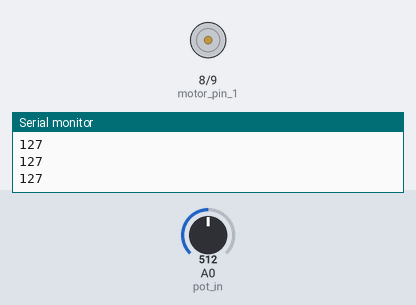
Recording of a sketch running on a simulated Arduino Uno, built with avr-gcc and run on an emulated ATmega328P. Parts: motor-driver pin pairs drawn as motors (green arrow = first pin HIGH = forward, orange = second pin HIGH = backward, longer = more drive), the last lines printed to the serial monitor. The inputs (shaded band) are chosen by the test bench; at power-on: A0 (pot_in) = 512.

Above: at 1.2 s.
1.3 s: A0 (pot_in) set to 522
At 1.6 s:
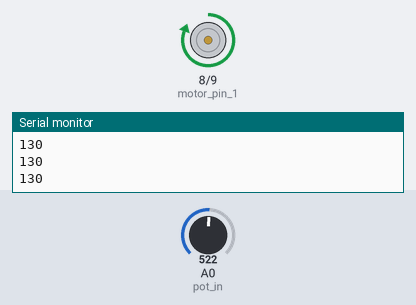
2.8 s: A0 (pot_in) set to 511
At 4.0 s:
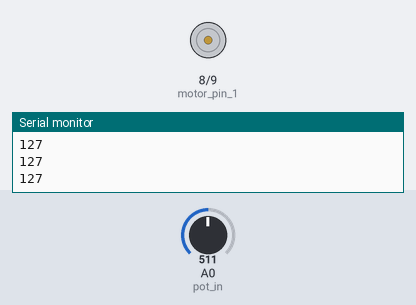
4.3 s: A0 (pot_in) set to 716
At 5.1 s:
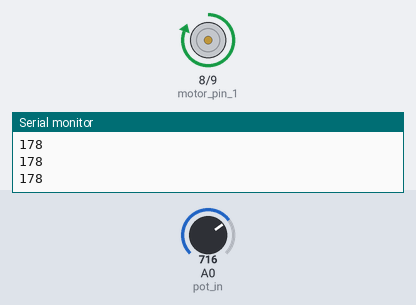
Timing chart, 0 to 7.3 s (numbered marks = the images above; inputs shaded):
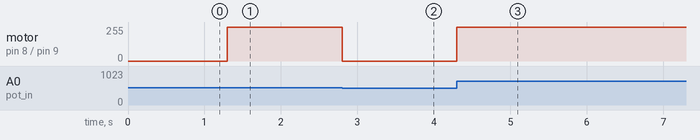

Measured:
- the behaviour switches between 513 and 514 on A0 (pot_in) (found by bisection; images 0 and 1)
- after the input at 1.3 s, motor on pin 8 (motor_pin_1) / pin 9 (motor_pin_2): stopped → forward 255/255 at once
- after the input at 2.8 s, motor on pin 8 (motor_pin_1) / pin 9 (motor_pin_2): forward 255/255 → stopped at once
- after the input at 4.3 s, motor on pin 8 (motor_pin_1) / pin 9 (motor_pin_2): stopped → forward 255/255 at once

The sketch:

L298N.EXP.ino
```cpp
const int pot_in = A0;//for potentiometer
const int motor_pin_1 = 8;
const int motor_pin_2 = 9;
int val = 0;
void setup() {
  // put your setup code here, to run once:
  pinMode(motor_pin_1, OUTPUT);
  pinMode(motor_pin_2, OUTPUT);
  pinMode(pot_in, INPUT);//for potentiometer
  Serial.begin(9600);
}

void loop() {
  // put your main code here, to run repeatedly:
  val= analogRead(pot_in);// for pot
  val=map(val, 0, 1023, 0, 255);//for pot
  analogWrite(motor_pin_1, val);
  analogWrite(motor_pin_2, 0);
  Serial.println(val);

}
```
